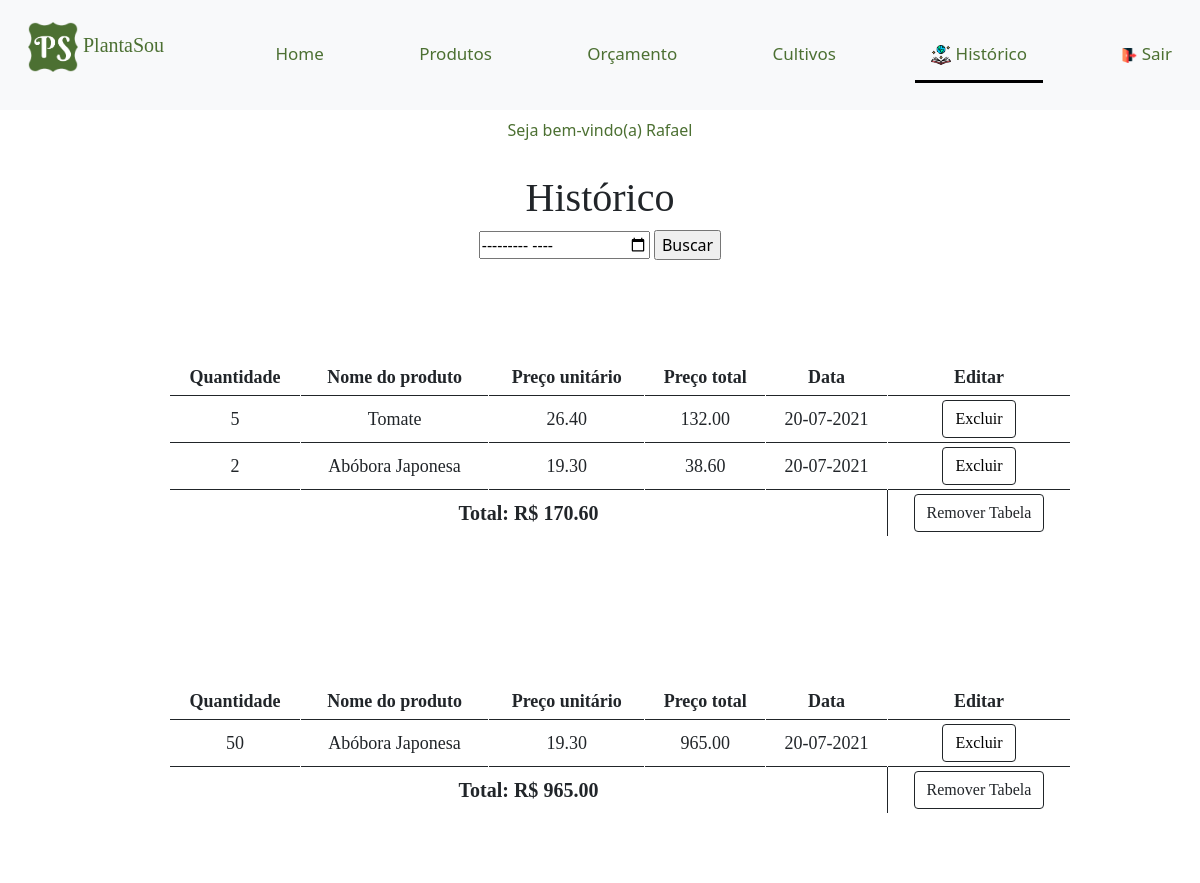
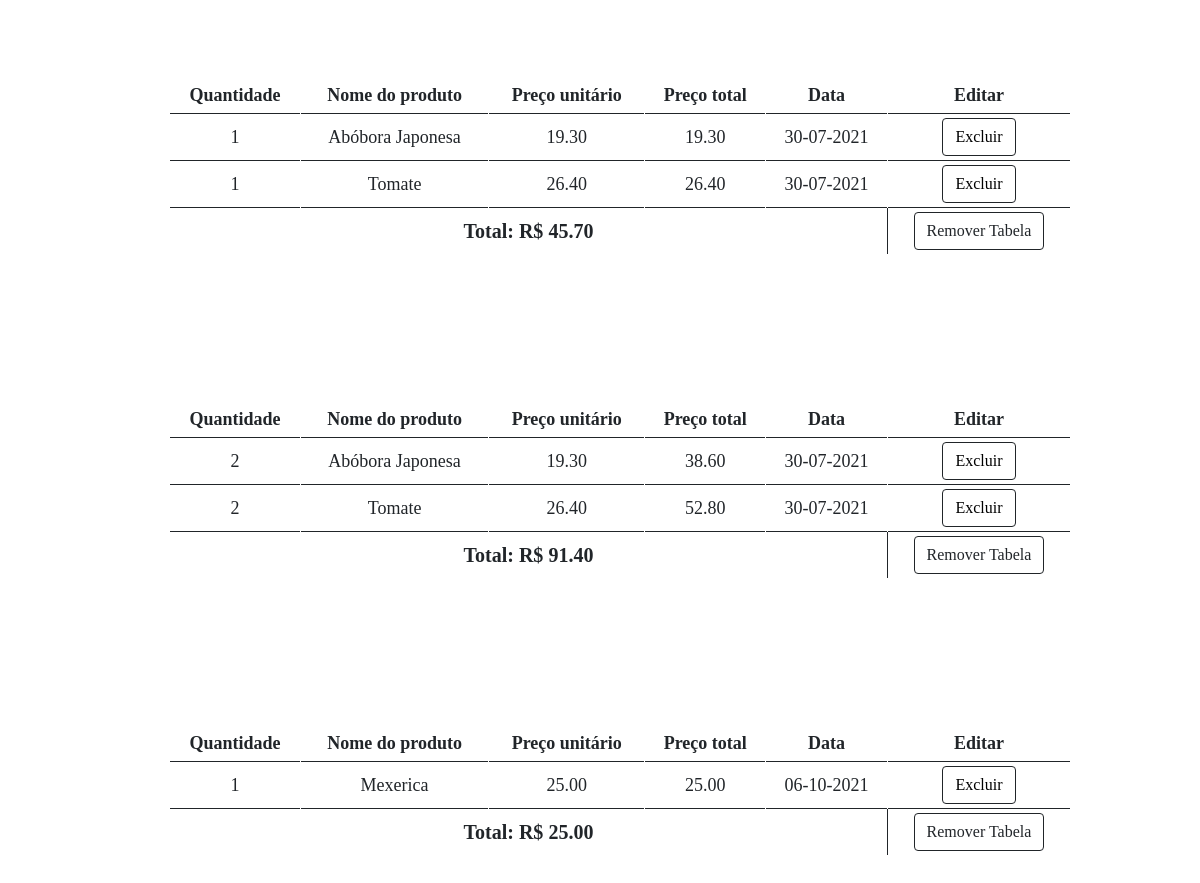
Screenshot of /php/historico.php (signed in) with the database file from the repository (2 pictures, top to bottom).
### tables this page shows
CREATE TABLE IF NOT EXISTS `usuario` (
  `cod_usuario` int(11) NOT NULL AUTO_INCREMENT,
  `nome` varchar(50) NOT NULL,
  `senha` varchar(50) NOT NULL,
  `email` varchar(50) NOT NULL,
  PRIMARY KEY (`cod_usuario`)
);

CREATE TABLE IF NOT EXISTS `historico` (
  `cod_historico` int(11) NOT NULL AUTO_INCREMENT,
  `cod_usuario` int(11) NOT NULL,
  `cod_produto` int(11) DEFAULT NULL,
  `quantidade_produto` int(11) DEFAULT NULL,
  `data_` varchar(20) DEFAULT NULL,
  `cod_tabela` int(11) NOT NULL,
  PRIMARY KEY (`cod_historico`),
  KEY `cod_usuario` (`cod_usuario`),
  KEY `cod_produto` (`cod_produto`)
);

CREATE TABLE IF NOT EXISTS `produto` (
  `cod_produto` int(11) NOT NULL AUTO_INCREMENT,
  `nome` varchar(1000) DEFAULT NULL,
  `vitaminas` varchar(1000) DEFAULT NULL,
  `beneficios` varchar(1000) DEFAULT NULL,
  `preco` float DEFAULT NULL,
  `cod_cultivo` int(255) NOT NULL,
  `imagem` varchar(1000) DEFAULT NULL,
  PRIMARY KEY (`cod_produto`),
  KEY `cod_cultivo` (`cod_cultivo`)
);

### php/historico.php (the view, shortened to what this page needs)
<?php
    if(isset($_COOKIE["USER"])){
        $usuario= $_COOKIE["USER"];
    }
?>
<!DOCTYPE html>
<html lang="pt-br">
<head>
    <link rel="stylesheet" type="text/css" media="screen" href="../css/bootstrap.min.css" />
    <link rel="stylesheet" href="../css/estilo.css">
</head>
<body>
    <nav class="navbar navbar-light bg-light topnav">
        <div class="container-fluid">
        <a class="navbar-brand plantasou">
          <p class="plantasou">
            <img src="../imgs/logo_new.png" class="align-self-center mr-3 rounded float-left" width="50" height="50" alt="..."></img>
            PlantaSou
          </p>
        </a>
            <?php
                if(isset($_COOKIE["USER"])){
                    echo'
                        <a class="nav-link nav-link-color" href="../php/home_user.php">Home</a>
                    ';
                }else if(isset($_COOKIE["ADM"])){
                    echo'
                        <a class="nav-link nav-link-color" href="../php/home_adm.php">Home</a>
                    ';
                }else{
                    echo'
                    <a class="nav-link nav-link-color" href="../php/index.php">Home</a>
                    ';
                }
            ?>
                <a class="nav-link nav-link-color" href="../php/produtos.php">Produtos</a>
            <?php
                if(isset($_COOKIE["USER"])){
                    echo'
                        <a class="nav-link nav-link-color" href="../php/orcamento.php">Orçamento</a>
                    ';
                }
            ?>
                <a class="nav-link nav-link-color" href="../php/cultivo.php">Cultivos</a>
            <?php
                if(isset($_COOKIE["USER"])){
                    echo'
                        <a class="nav-link nav-link-color active" aria-current="page" href="#"><img src="../imgs/livro.png" width="20" height="20"/> Histórico</a>
                        <a class="nav-link nav-link-color" href="./logout_user.php"><img src="../imgs/out.png" width="15" height="15"/> Sair</a>
                    ';
                }else if(isset($_COOKIE["ADM"])){
                    echo'
                        <a class="nav-link nav-link-color" href="./logout_adm.php"><img src="../imgs/out.png" width="15" height="15"/> Sair</a>
                    ';
                }else{
                    echo'
                        <button type="button" class="btn nav-link nav-link-color" data-bs-toggle="modal" data-bs-target="#login">
                            Login
                        </button>
                    ';
                }
                ?>
        </div>
    </nav>
    <?php
        if(isset($_COOKIE["USER"]) || isset($_COOKIE["ADM"])){
            echo'
                    <a class="nav-link nav-link-color active_usuario">Seja bem-vindo(a) ';
                        if(isset($_COOKIE["USER"])){
                            include('../inc/conexao.php');
                            $sql="SELECT nome FROM usuario WHERE cod_usuario=$usuario";
                            $query=mysqli_query($con, $sql);
                            if(mysqli_num_rows($query)>0){
                                while(($nome=mysqli_fetch_assoc($query))!=NULL){
                                    echo $nome['nome'];
                                }
                            }
                        }
                        elseif(isset($_COOKIE["ADM"])){
                            echo "Administrador(a)";
                        }
            echo'
                    </a>';
        }
    ?>
    <br>
    <h1 class="centro letra">Histórico</h1>
    <form action="pesquisa_h.php" enctype="multipart/form-data" method="POST" class="centro">
        <input type="month" name="mes"/>
        <input type="submit" value="Buscar"/>
    </form>
    <?php
        include("../inc/conexao.php");
        include("../inc/conexao_pdo.php");
        $stmt=$conPDO->query("SELECT cod_tabela FROM historico GROUP BY cod_tabela");
        $number=$stmt->rowCount();
        for ($i=1; $i <= $number; $i++) {
            $sql="SELECT * FROM historico h INNER JOIN produto p ON h.cod_produto=p.cod_produto WHERE cod_usuario=$usuario AND cod_tabela=$i";
            $query=mysqli_query($con, $sql);
            $preco_final=0;
            if(mysqli_num_rows($query)>0){
                echo'
                <table class=" fonte_ table-sm tabela w-75 p-3 table-bordered border-dark" cellspacing="0" rules="none">
                    <thead>
                        <tr class="centro">
                            <td><b>Quantidade</b></td>
                            <td><b>Nome do produto</b></td>
                            <td><b>Preço unitário</b></td>
                            <td><b>Preço total</b></td>
                            <td><b>Data</b></td>
                            <td><b>Editar</b></td>
                        </tr>
                    </thead>
                ';
                while(($historico_user=mysqli_fetch_assoc($query))!=NULL){
                    $total = $historico_user["preco"]*$historico_user["quantidade_produto"];
                    echo '
                        <tbody>
                            <tr class="centro">
                                <td>'.$historico_user["quantidade_produto"].'</td>
                                <td>'.$historico_user["nome"].'</td>
                                <td>'.number_format($historico_user["preco"],2).'</td>
                                <td>'.number_format($total,2).'</td>
                                <td>'.$historico_user["data_"].'</td>
                                <td>
                                    <button type="button" class="btn btn-color btn-outline-dark" aria-expanded="false">
                                        <a onclick="confirmacao_ph('.$historico_user['cod_produto'].', '.$historico_user['cod_tabela'].')">Excluir</a>
                                    </button>
                                </td>
                            </tr>
                        </tbody>
                    ';
                    $preco_final+=$total;
                    $idTabela=$historico_user["cod_tabela"];
                }
            echo'
                    <tfoot>
                        <tr class="centro font">
                            <th colspan="5">Total: R$ '.number_format($preco_final,2).'</th>
                            <td>
                                <button class="btn btn-outline-dark collapsed" type="button" aria-expanded="false">
                                    <a onclick="confirmacao_h('.$idTabela.')">Remover Tabela</a>
                                </button>
                            </td>
                        </tr>
                    </tfoot>
                </table>';
            }
            echo '<br><br>';
        }
    ?>
</body>
</html>

### css/estilo.css (style rules this page uses)
body, html { height: 100%; }
td { border: 5px solid transparent; background-clip: padding-box; }
button { text-align: left; }
a { color: green; }
.nav-link-color { color: #4c7032 !important; font-size: 16px; }
.btn-color { background-color: #ffffff; color: #000000; }
.font { font-size: 20px; font-family: 'Book Antiqua'; }
.plantasou { font-size: 20px; font-family: 'calibri'; color:#4c7032 !important; }
.tabela { margin-top: 20px; margin-left: 170px; background-color: #ffffff; margin-top: 100px; }
.centro { text-align: center; }
a:link { text-decoration: none; }
.active_usuario { background-color: #ffffff !important; color: #4c7032 !important; text-align: center; }
.topnav { background-color: #f1f1f1; }
.topnav a { float: left; display: block; color: black; text-align: center; padding: 14px 16px; text-decoration: none; font-size: 17px; border-bottom: 3px solid transparent; }
.topnav a.active { border-bottom: 3px solid rgb(0, 0, 0); }
a.plantasou { border-bottom: none !important; }
.letra { font-family:'Book Antiqua'; }
.fonte_ { font-family:'Book Antiqua'; font-size: 18px; }

### rows the page displays
usuario: nome "Rafael"
historico: quantidade_produto "2", cod_produto.nome "Abóbora Japonesa", cod_produto.preco "19.30", total "38.60", data_ "20-07-2021", preco_final "170.60"
historico: quantidade_produto "5", cod_produto.nome "Tomate", cod_produto.preco "26.40", total "132.00", data_ "20-07-2021"
historico: quantidade_produto "50", cod_produto.nome "Abóbora Japonesa", cod_produto.preco "19.30", total "965.00", data_ "20-07-2021", preco_final "965.00"
historico: quantidade_produto "1", cod_produto.nome "Tomate", cod_produto.preco "26.40", total "26.40", data_ "30-07-2021", preco_final "45.70"
historico: quantidade_produto "1", cod_produto.nome "Abóbora Japonesa", cod_produto.preco "19.30", total "19.30", data_ "30-07-2021"
historico: quantidade_produto "2", cod_produto.nome "Tomate", cod_produto.preco "26.40", total "52.80", data_ "30-07-2021", preco_final "91.40"
historico: quantidade_produto "2", cod_produto.nome "Abóbora Japonesa", cod_produto.preco "19.30", total "38.60", data_ "30-07-2021"
historico: quantidade_produto "1", cod_produto.nome "Mexerica", cod_produto.preco "25.00", total "25.00", data_ "06-10-2021", preco_final "25.00"
